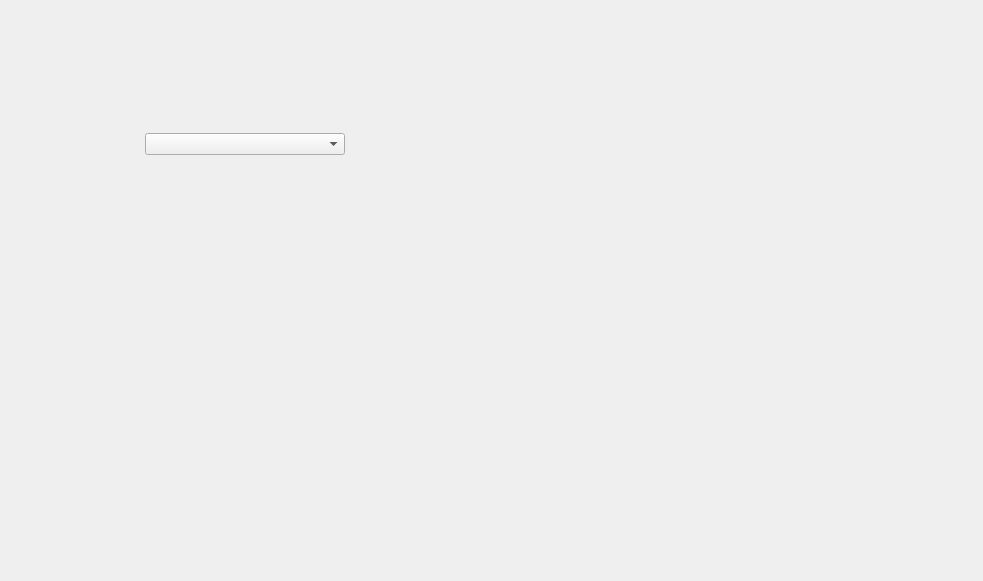
<?xml version="1.0" encoding="UTF-8"?>
<ui version="4.0">
 <class>contentBodySettingsView</class>
 <widget class="QWidget" name="contentBodySettingsView">
  <property name="geometry">
   <rect>
    <x>0</x>
    <y>0</y>
    <width>983</width>
    <height>581</height>
   </rect>
  </property>
  <property name="windowTitle">
   <string>Form</string>
  </property>
  <layout class="QVBoxLayout" name="verticalLayout">
   <property name="spacing">
    <number>0</number>
   </property>
   <property name="leftMargin">
    <number>0</number>
   </property>
   <property name="topMargin">
    <number>0</number>
   </property>
   <property name="rightMargin">
    <number>0</number>
   </property>
   <property name="bottomMargin">
    <number>0</number>
   </property>
   <item>
    <widget class="QWidget" name="contentBodyViewWidget" native="true">
     <layout class="QGridLayout" name="gridLayout">
      <property name="leftMargin">
       <number>0</number>
      </property>
      <property name="topMargin">
       <number>0</number>
      </property>
      <property name="rightMargin">
       <number>0</number>
      </property>
      <property name="bottomMargin">
       <number>0</number>
      </property>
      <item row="0" column="0">
       <widget class="QWidget" name="themeSettingsMainWidget" native="true">
        <layout class="QHBoxLayout" name="horizontalLayout">
         <item>
          <spacer name="contentBodySettingsViewLeftHSpacer">
           <property name="orientation">
            <enum>Qt::Horizontal</enum>
           </property>
           <property name="sizeHint" stdset="0">
            <size>
             <width>122</width>
             <height>20</height>
            </size>
           </property>
          </spacer>
         </item>
         <item>
          <widget class="QComboBox" name="themeSettingsComboBox">
           <property name="sizePolicy">
            <sizepolicy hsizetype="Fixed" vsizetype="Fixed">
             <horstretch>0</horstretch>
             <verstretch>0</verstretch>
            </sizepolicy>
           </property>
           <property name="minimumSize">
            <size>
             <width>200</width>
             <height>0</height>
            </size>
           </property>
          </widget>
         </item>
         <item>
          <spacer name="contentBodySettingsViewRightHSpacer">
           <property name="orientation">
            <enum>Qt::Horizontal</enum>
           </property>
           <property name="sizeHint" stdset="0">
            <size>
             <width>40</width>
             <height>20</height>
            </size>
           </property>
          </spacer>
         </item>
        </layout>
       </widget>
      </item>
      <item row="0" column="1">
       <widget class="QWidget" name="contentSettingsExampleOneWidget" native="true">
        <layout class="QHBoxLayout" name="horizontalLayout_2">
         <item>
          <spacer name="horizontalSpacer">
           <property name="orientation">
            <enum>Qt::Horizontal</enum>
           </property>
           <property name="sizeHint" stdset="0">
            <size>
             <width>458</width>
             <height>20</height>
            </size>
           </property>
          </spacer>
         </item>
        </layout>
       </widget>
      </item>
      <item row="1" column="0" colspan="2">
       <widget class="QWidget" name="contentSettingsExampleTwoWidget" native="true"/>
      </item>
     </layout>
    </widget>
   </item>
  </layout>
 </widget>
 <resources/>
 <connections/>
</ui>
